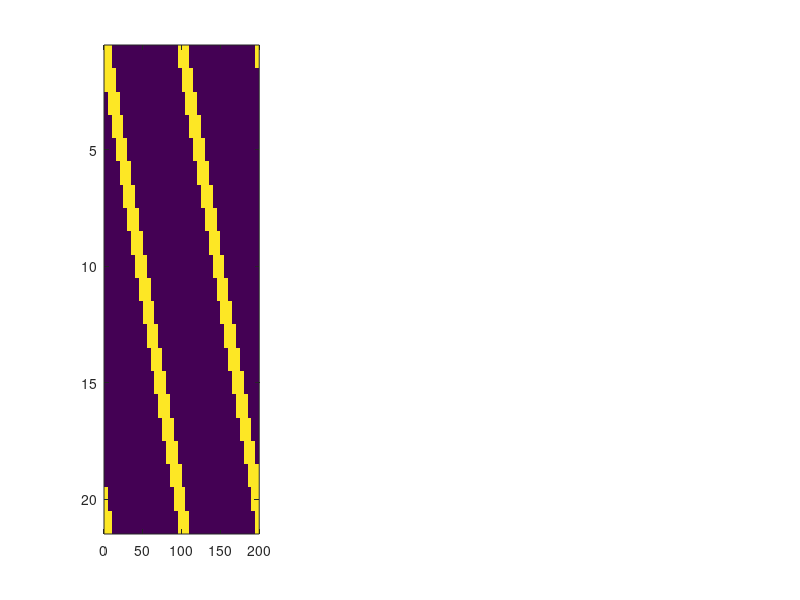

MATLAB code to generate this figure: (Note: this script raises an error after producing the figure.)
%%

clear;clc;close

load('data_Fig_5E.mat');

%%
temp_num=size(cue_template,1);
subplot(1,3,1);
imagesc(space_bins,[],cue_template);caxis([0 1]);colormap(parula);freezeColors;
xlabel('Virtual positions (cm)');ylabel('Template number');title('Landmark templates');
set(gca,'xtick',[0,100,200]);set(gca,'ytick',[1,temp_num]);
set(gca,'tickdir','out');box off;
set(gca,'ticklength',[0.05,0.05]);
axis([0 200 0.5 temp_num+0.5]);axis square;

subplot(1,3,2);
imagesc(space_bins,[],rate_map_sort);%colorbar;
colormap(jet);caxis([0 inf]);
xlabel('Virtual positions (cm)');ylabel(['Sorted landmark Cells']);
set(gca,'xtick',[0,100,200]);set(gca,'ytick',[1,cue_cell_num]);
set(gca,'tickdir','out');box off;set(gca,'ticklength',[0.05,0.05]);
axis([0 200 0.5 cue_cell_num+0.5]);axis square;

%%